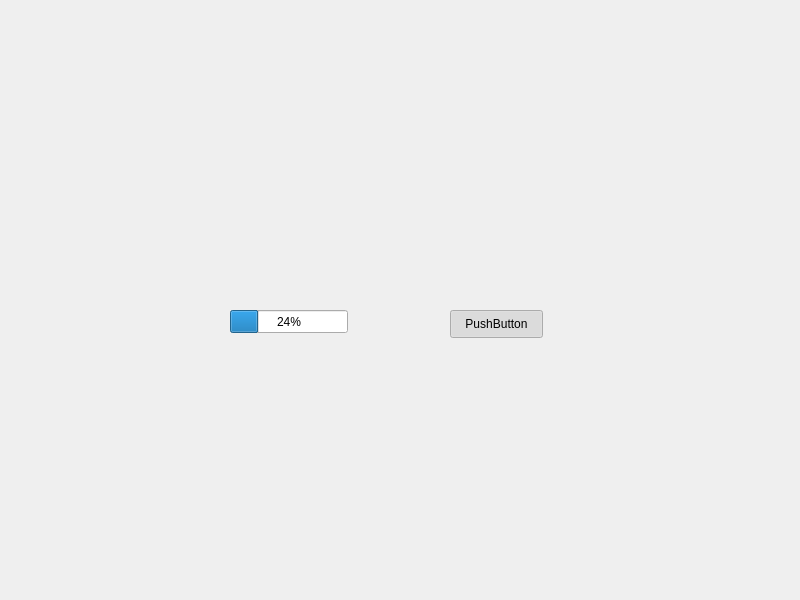
<?xml version="1.0" encoding="UTF-8"?>
<ui version="4.0">
 <class>SignalAndSlots2</class>
 <widget class="QWidget" name="SignalAndSlots2">
  <property name="geometry">
   <rect>
    <x>0</x>
    <y>0</y>
    <width>800</width>
    <height>600</height>
   </rect>
  </property>
  <property name="windowTitle">
   <string>SignalAndSlots2</string>
  </property>
  <widget class="QProgressBar" name="progressBar">
   <property name="geometry">
    <rect>
     <x>230</x>
     <y>310</y>
     <width>118</width>
     <height>23</height>
    </rect>
   </property>
   <property name="value">
    <number>24</number>
   </property>
  </widget>
  <widget class="QPushButton" name="pushButton">
   <property name="geometry">
    <rect>
     <x>450</x>
     <y>310</y>
     <width>93</width>
     <height>28</height>
    </rect>
   </property>
   <property name="text">
    <string>PushButton</string>
   </property>
   <property name="checkable">
    <bool>true</bool>
   </property>
   <property name="checked">
    <bool>true</bool>
   </property>
  </widget>
 </widget>
 <resources/>
 <connections>
  <connection>
   <sender>pushButton</sender>
   <signal>toggled(bool)</signal>
   <receiver>progressBar</receiver>
   <slot>setVisible(bool)</slot>
   <hints>
    <hint type="sourcelabel">
     <x>474</x>
     <y>325</y>
    </hint>
    <hint type="destinationlabel">
     <x>300</x>
     <y>328</y>
    </hint>
   </hints>
  </connection>
 </connections>
</ui>
